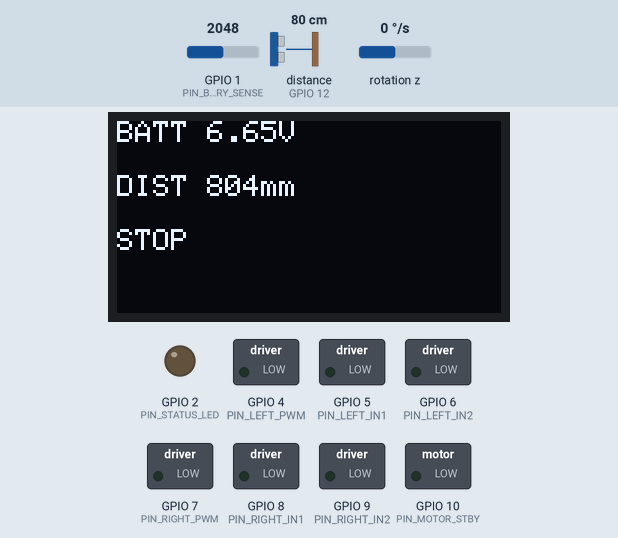
Recording of a program running on a simulated ESP32-S3. Parts: 128×64 one-colour display, switched loads named in the program (green lamp = pin HIGH), output pins drawn as LEDs (lit = HIGH). Wiring (inferred from the names in the program): ultrasonic range finder: trigger GPIO 11; echo GPIO 12; MPU-6050 motion sensor at I2C address 0x68. The inputs (shaded band) are chosen by the test bench; at power-on: distance to the obstacle (sensor on GPIO 12) 80 cm, GPIO 1 (PIN_BATTERY_SENSE) = 2048, rotation z 0 °/s. The echo pulse lasts 58.3 µs per cm; pins used as bus, display or sensor lines are not drawn; what the program prints to the serial monitor is not drawn.

Above: at 1.2 s.
1.3 s: distance to the obstacle (sensor on GPIO 12) set to 2 cm
At 2.2 s:
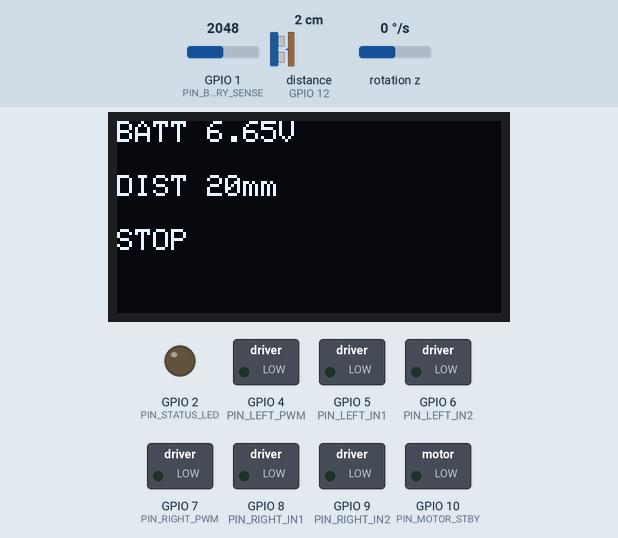
2.9 s: GPIO 1 (PIN_BATTERY_SENSE) set to 2866
At 4.0 s:
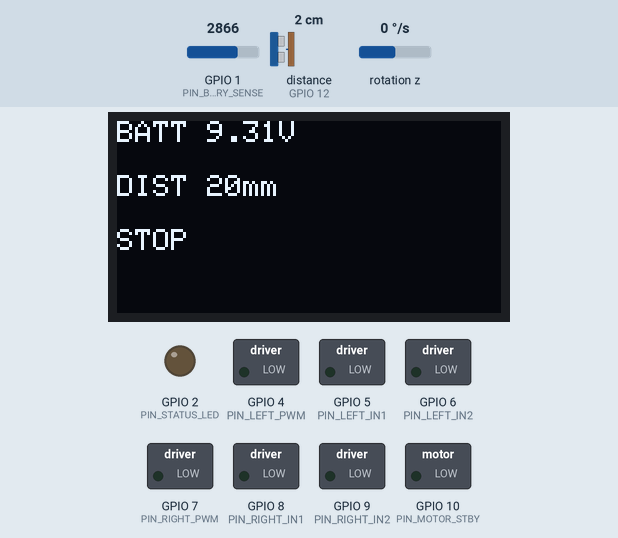
4.4 s: distance to the obstacle (sensor on GPIO 12) set to 4 cm
At 5.6 s:
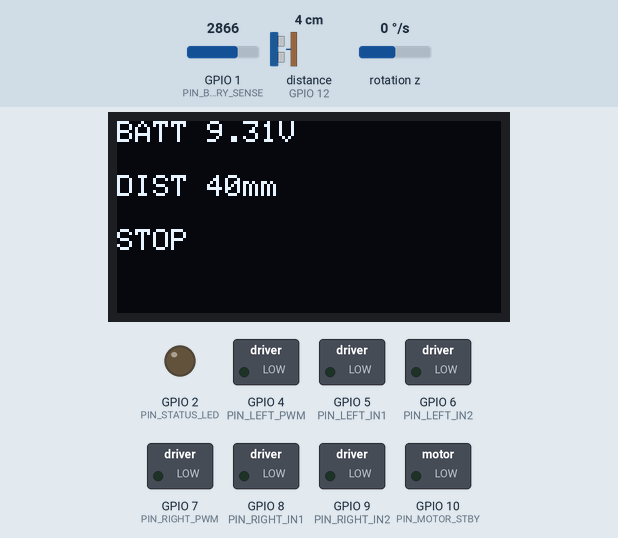
5.9 s: GPIO 1 (PIN_BATTERY_SENSE) set to 3603
At 6.4 s:
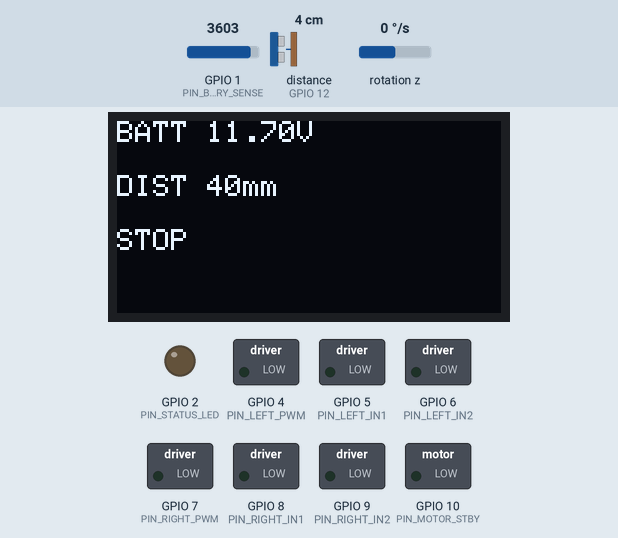
9.0 s: distance to the obstacle (sensor on GPIO 12) set to 9 cm
At 10.1 s:
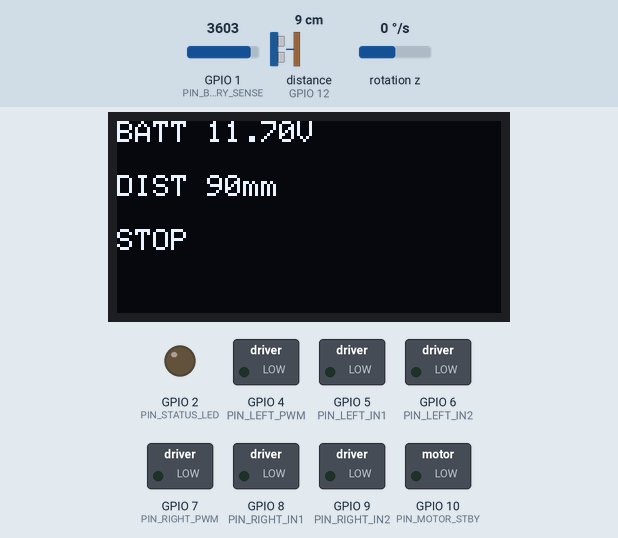
Timing chart, 0 to 11.6 s (numbered marks = the images above; inputs shaded):
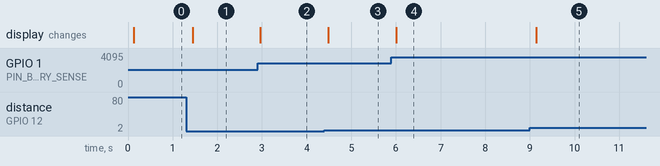

Measured:
- after the input at 1.3 s, the display: changes after 0.15 s (image 1)
- after the input at 2.9 s, the display: changes after 0.07 s (image 2)
- after the input at 4.4 s, the display: changes after 0.09 s (image 3)
- after the input at 5.9 s, the display: changes after 0.10 s (image 4)
- after the input at 9.0 s, the display: changes after 0.14 s (image 5)

The program:

main.cpp
```cpp
#include <Arduino.h>

#include "config.h"
#include "drive.h"
#include "protocol.h"
#include "sensors.h"

namespace {

char line_buf[64];
size_t line_len = 0;
bool line_overflow = false;

unsigned long last_cmd_ms = 0;
unsigned long last_sonar_ms = 0;
unsigned long last_display_ms = 0;
unsigned long last_telemetry_ms = 0;
unsigned long last_motion_ms = 0;

int distance_mm = -1;
int battery_mv = 7800;
int yaw_mdeg = 0;
float yaw_accum_deg = 0.0f;

int linear_mm_s = 0;
int angular_mrad_s = 0;
bool obstacle_latched = false;
int obstacle_count = 0;
bool stopped = true;

void set_motor(int in1, int in2, int pwm_pin, float speed_mps, bool invert) {
  const float clamped = constrain(speed_mps, -0.45f, 0.45f);
  const bool forward = (clamped >= 0.0f) != invert;
  digitalWrite(in1, forward ? HIGH : LOW);
  digitalWrite(in2, forward ? LOW : HIGH);
  const int duty = static_cast<int>(fabsf(clamped) / 0.45f * 255.0f);
  analogWrite(pwm_pin, constrain(duty, 0, 255));
}

void stop_motors() {
  digitalWrite(PIN_MOTOR_STBY, LOW);
  analogWrite(PIN_LEFT_PWM, 0);
  analogWrite(PIN_RIGHT_PWM, 0);
  digitalWrite(PIN_LEFT_IN1, LOW);
  digitalWrite(PIN_LEFT_IN2, LOW);
  digitalWrite(PIN_RIGHT_IN1, LOW);
  digitalWrite(PIN_RIGHT_IN2, LOW);
}

void apply_motion() {
  const rover::WheelSpeeds speeds = rover::mix_differential(
      linear_mm_s / 1000.0f, angular_mrad_s / 1000.0f, 0.16f, 0.45f);
  digitalWrite(PIN_MOTOR_STBY, HIGH);
  set_motor(PIN_LEFT_IN1, PIN_LEFT_IN2, PIN_LEFT_PWM, speeds.left_mps, LEFT_INVERT);
  set_motor(PIN_RIGHT_IN1, PIN_RIGHT_IN2, PIN_RIGHT_PWM, speeds.right_mps, RIGHT_INVERT);
  stopped = (linear_mm_s == 0 && angular_mrad_s == 0);
}

void emergency_stop() {
  linear_mm_s = 0;
  angular_mrad_s = 0;
  stop_motors();
  stopped = true;
}

void handle_command(const rover::Command& cmd) {
  switch (cmd.type) {
    case rover::CmdType::kPing:
      Serial.println("OK");
      break;
    case rover::CmdType::kStop:
      emergency_stop();
      Serial.println("OK");
      break;
    case rover::CmdType::kVelocity:
      if (obstacle_latched && cmd.linear_mm_s > 0) {
        Serial.println("ERR 6");
        break;
      }
      linear_mm_s = cmd.linear_mm_s;
      angular_mrad_s = cmd.angular_mrad_s;
      last_cmd_ms = millis();
      last_motion_ms = millis();
      apply_motion();
      Serial.println("OK");
      break;
    default:
      Serial.print("ERR ");
      Serial.println(cmd.error);
      break;
  }
}

void read_serial() {
  while (Serial.available() > 0) {
    const char ch = static_cast<char>(Serial.read());
    if (ch == '\n' || ch == '\r') {
      if (line_overflow) {
        Serial.println("ERR 1");
      } else if (line_len > 0) {
        line_buf[line_len] = '\0';
        handle_command(rover::parse_command(std::string(line_buf, line_len)));
      }
      line_len = 0;
      line_overflow = false;
    } else if (line_len < sizeof(line_buf) - 1) {
      line_buf[line_len++] = ch;
    } else {
      line_overflow = true;
    }
  }
}

void update_safety() {
  if (linear_mm_s != 0 || angular_mrad_s != 0) {
    if (millis() - last_cmd_ms > HEARTBEAT_TIMEOUT_MS) {
      emergency_stop();
    }
  }
  // No encoder: if we command a large duty but the sonar distance has not
  // changed for a while, assume a stall and cut power.
  if (!stopped && (millis() - last_motion_ms > STALL_WINDOW_MS)) {
    emergency_stop();
  }
}

void update_sonar() {
  if (millis() - last_sonar_ms < SONAR_PERIOD_MS) {
    return;
  }
  last_sonar_ms = millis();
  const int measured = rover::read_distance_mm();
  if (measured >= 0) {
    distance_mm = measured;
  }
  if (measured > 0 && measured < STOP_DISTANCE_MM) {
    obstacle_count++;
  } else {
    obstacle_count = 0;
    obstacle_latched = false;
  }
  if (obstacle_count >= STOP_CONFIRM_COUNT) {
    obstacle_latched = true;
    if (linear_mm_s > 0) {
      emergency_stop();
      Serial.println("ERR 6");
    }
  }
}

void update_telemetry() {
  if (millis() - last_telemetry_ms < TELEMETRY_PERIOD_MS) {
    return;
  }
  last_telemetry_ms = millis();
  char out[64];
  const size_t n = rover::format_telemetry(out, sizeof(out), 0, 0, distance_mm,
                                           yaw_mdeg, battery_mv);
  if (n > 0) {
    Serial.println(out);
  }
}

}  // namespace

void setup() {
  Serial.begin(115200);
  pinMode(PIN_MOTOR_STBY, OUTPUT);
  pinMode(PIN_LEFT_IN1, OUTPUT);
  pinMode(PIN_LEFT_IN2, OUTPUT);
  pinMode(PIN_RIGHT_IN1, OUTPUT);
  pinMode(PIN_RIGHT_IN2, OUTPUT);
  pinMode(PIN_LEFT_PWM, OUTPUT);
  pinMode(PIN_RIGHT_PWM, OUTPUT);
  pinMode(PIN_STATUS_LED, OUTPUT);
  analogWriteFrequency(20000);
  stop_motors();
  rover::sensors_begin();
  last_cmd_ms = millis();
  Serial.println("rover ready");
}

void loop() {
  read_serial();
  update_sonar();
  update_safety();
  update_telemetry();

  const int yaw_rate = rover::read_yaw_rate_mdps();
  yaw_accum_deg += (yaw_rate / 1000.0f) * 0.02f;
  yaw_mdeg = static_cast<int>(yaw_accum_deg * 1000.0f) % 360000;

  if (millis() - last_display_ms > DISPLAY_PERIOD_MS) {
    last_display_ms = millis();
    battery_mv = rover::read_battery_mv();
    rover::display_status(distance_mm, battery_mv, stopped || obstacle_latched);
    digitalWrite(PIN_STATUS_LED, stopped ? LOW : HIGH);
  }
  delay(1);
}
```

sensors.cpp
```cpp
#include "sensors.h"

#include <Arduino.h>
#include <Wire.h>

#include <Adafruit_GFX.h>
#include <Adafruit_SSD1306.h>

#include "config.h"

namespace rover {
namespace {

Adafruit_SSD1306 display(128, 64, &Wire, -1);

void write_reg(uint8_t addr, uint8_t reg, uint8_t value) {
  Wire.beginTransmission(addr);
  Wire.write(reg);
  Wire.write(value);
  Wire.endTransmission();
}

bool read_regs(uint8_t addr, uint8_t reg, uint8_t* buf, uint8_t len) {
  Wire.beginTransmission(addr);
  Wire.write(reg);
  if (Wire.endTransmission(false) != 0) {
    return false;
  }
  if (Wire.requestFrom(addr, len) != len) {
    return false;
  }
  for (uint8_t i = 0; i < len; ++i) {
    buf[i] = Wire.read();
  }
  return true;
}

}  // namespace

void sensors_begin() {
  Wire.begin(PIN_I2C_SDA, PIN_I2C_SCL);
  Wire.setClock(400000);

  pinMode(PIN_SONAR_TRIG, OUTPUT);
  pinMode(PIN_SONAR_ECHO, INPUT);
  digitalWrite(PIN_SONAR_TRIG, LOW);

  // Wake the MPU6050 and set the gyro range to +/-500 deg/s.
  write_reg(MPU_ADDR, 0x6B, 0x00);
  write_reg(MPU_ADDR, 0x1B, 0x08);

  if (!display.begin(SSD1306_SWITCHCAPVCC, OLED_ADDR)) {
    Serial.println("OLED not found at 0x3C");
  } else {
    display.clearDisplay();
    display.setTextSize(1);
    display.setTextColor(SSD1306_WHITE);
    display.setCursor(0, 0);
    display.println("rover boot");
    display.display();
  }
}

int read_distance_mm() {
  digitalWrite(PIN_SONAR_TRIG, LOW);
  delayMicroseconds(2);
  digitalWrite(PIN_SONAR_TRIG, HIGH);
  delayMicroseconds(10);
  digitalWrite(PIN_SONAR_TRIG, LOW);
  const unsigned long us = pulseIn(PIN_SONAR_ECHO, HIGH, 30000UL);
  if (us == 0) {
    return -1;
  }
  return static_cast<int>(us / 5.8f);
}

int read_battery_mv() {
  const int pin_mv = analogReadMilliVolts(PIN_BATTERY_SENSE);
  return static_cast<int>(pin_mv * BATTERY_DIVIDER);
}

int read_yaw_rate_mdps() {
  uint8_t raw[2] = {0, 0};
  if (!read_regs(MPU_ADDR, 0x47, raw, 2)) {
    return 0;
  }
  const int16_t value = static_cast<int16_t>((raw[0] << 8) | raw[1]);
  // +/-500 deg/s => 65.5 LSB/(deg/s). Output in milli-degrees/s.
  return static_cast<int>(value * 1000.0f / 65.5f);
}

void display_status(int distance_mm, int battery_mv, bool stopped) {
  display.clearDisplay();
  display.setTextSize(1);
  display.setTextColor(SSD1306_WHITE);
  display.setCursor(0, 0);
  display.print("BATT ");
  display.print(battery_mv / 1000.0f, 2);
  display.println("V");
  display.setCursor(0, 18);
  display.print("DIST ");
  if (distance_mm < 0) {
    display.println("---");
  } else {
    display.print(distance_mm);
    display.println("mm");
  }
  display.setCursor(0, 36);
  display.println(stopped ? "STOP" : "TELEOP");
  display.display();
}

}  // namespace rover
```

sensors.h
```cpp
#pragma once

#include <stdint.h>

namespace rover {

void sensors_begin();
int read_distance_mm();      // -1 when there is no echo
int read_battery_mv();
int read_yaw_rate_mdps();    // milli-degrees per second around Z
void display_status(int distance_mm, int battery_mv, bool stopped);

}  // namespace rover
```

config.h
```cpp
#pragma once

// Signal pins. Must match forge/robot.yaml -> buses/pins.
#define PIN_I2C_SDA 13
#define PIN_I2C_SCL 14
#define PIN_LEFT_PWM 4
#define PIN_LEFT_IN1 5
#define PIN_LEFT_IN2 6
#define PIN_RIGHT_PWM 7
#define PIN_RIGHT_IN1 8
#define PIN_RIGHT_IN2 9
#define PIN_MOTOR_STBY 10
#define PIN_SONAR_TRIG 11
#define PIN_SONAR_ECHO 12
#define PIN_BATTERY_SENSE 1
#define PIN_STATUS_LED 2

// Motor wiring can differ per build; flip here instead of rewiring.
#define LEFT_INVERT 0
#define RIGHT_INVERT 0

// Safety limits. Must match forge/robot.yaml -> motion.
#define MAX_LINEAR_MM_S 400
#define MAX_ANGULAR_MRAD_S 1200
#define STOP_DISTANCE_MM 300
#define STOP_CONFIRM_COUNT 3
#define HEARTBEAT_TIMEOUT_MS 500
#define TELEMETRY_PERIOD_MS 20
#define SONAR_PERIOD_MS 60
#define DISPLAY_PERIOD_MS 100
#define STALL_WINDOW_MS 2000
#define STALL_PWM_THRESHOLD 153  // 60% of 255

// Battery divider: 100k top, 33k bottom; 8.4V -> ~2.08V at the ADC.
#define BATTERY_DIVIDER 4.03f

#define OLED_ADDR 0x3C
#define MPU_ADDR 0x68
```
